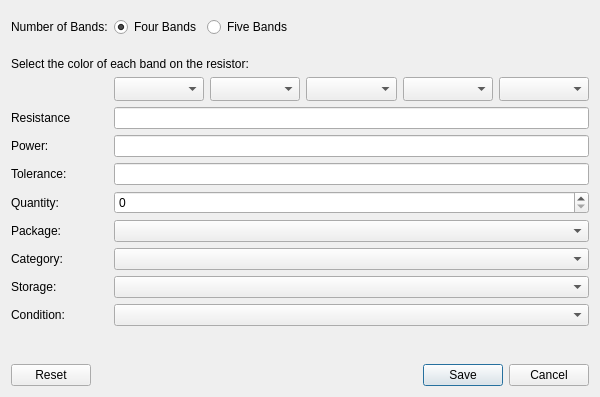
<?xml version="1.0" encoding="UTF-8"?>
<ui version="4.0">
 <class>QuickAddResistorDialog</class>
 <widget class="QDialog" name="QuickAddResistorDialog">
  <property name="geometry">
   <rect>
    <x>0</x>
    <y>0</y>
    <width>600</width>
    <height>397</height>
   </rect>
  </property>
  <property name="windowTitle">
   <string>Add resistor</string>
  </property>
  <property name="windowIcon">
   <iconset resource="../extras.qrc">
    <normaloff>:/parts/extras/category/resistor.png</normaloff>:/parts/extras/category/resistor.png</iconset>
  </property>
  <layout class="QVBoxLayout" name="verticalLayout">
   <item>
    <widget class="KMessageWidget" name="messageWidget" native="true"/>
   </item>
   <item>
    <layout class="QFormLayout" name="formLayout">
     <item row="0" column="0">
      <widget class="QLabel" name="label_7">
       <property name="text">
        <string>Number of Bands:</string>
       </property>
       <property name="buddy">
        <cstring>fourBandRadioButton</cstring>
       </property>
      </widget>
     </item>
     <item row="0" column="1">
      <layout class="QHBoxLayout" name="horizontalLayout">
       <item>
        <widget class="QRadioButton" name="fourBandRadioButton">
         <property name="text">
          <string>Four Bands</string>
         </property>
         <property name="checked">
          <bool>true</bool>
         </property>
        </widget>
       </item>
       <item>
        <widget class="QRadioButton" name="fiveBandRadioButton">
         <property name="text">
          <string>Five Bands</string>
         </property>
        </widget>
       </item>
       <item>
        <spacer name="horizontalSpacer">
         <property name="orientation">
          <enum>Qt::Horizontal</enum>
         </property>
         <property name="sizeHint" stdset="0">
          <size>
           <width>40</width>
           <height>20</height>
          </size>
         </property>
        </spacer>
       </item>
      </layout>
     </item>
     <item row="2" column="0" colspan="2">
      <widget class="QLabel" name="label_2">
       <property name="text">
        <string>Select the color of each band on the resistor:</string>
       </property>
      </widget>
     </item>
     <item row="4" column="0">
      <widget class="QLabel" name="label">
       <property name="text">
        <string>Resistance</string>
       </property>
       <property name="buddy">
        <cstring>resistorValueLineEdit</cstring>
       </property>
      </widget>
     </item>
     <item row="4" column="1">
      <widget class="QLineEdit" name="resistorValueLineEdit"/>
     </item>
     <item row="5" column="0">
      <widget class="QLabel" name="label_3">
       <property name="text">
        <string>Power:</string>
       </property>
       <property name="buddy">
        <cstring>resistorPowerRatingLineEdit</cstring>
       </property>
      </widget>
     </item>
     <item row="9" column="0">
      <widget class="QLabel" name="label_4">
       <property name="text">
        <string>Category:</string>
       </property>
       <property name="buddy">
        <cstring>partCategoryComboBox</cstring>
       </property>
      </widget>
     </item>
     <item row="9" column="1">
      <widget class="TreeViewComboBox" name="partCategoryComboBox"/>
     </item>
     <item row="10" column="0">
      <widget class="QLabel" name="label_5">
       <property name="text">
        <string>Storage:</string>
       </property>
       <property name="buddy">
        <cstring>partStorageComboBox</cstring>
       </property>
      </widget>
     </item>
     <item row="10" column="1">
      <widget class="TreeViewComboBox" name="partStorageComboBox"/>
     </item>
     <item row="11" column="0">
      <widget class="QLabel" name="label_6">
       <property name="text">
        <string>Condition:</string>
       </property>
       <property name="buddy">
        <cstring>partConditionComboBox</cstring>
       </property>
      </widget>
     </item>
     <item row="11" column="1">
      <widget class="RelationalComboBox" name="partConditionComboBox"/>
     </item>
     <item row="1" column="0">
      <widget class="QWidget" name="widget" native="true"/>
     </item>
     <item row="1" column="1">
      <spacer name="verticalSpacer_2">
       <property name="orientation">
        <enum>Qt::Vertical</enum>
       </property>
       <property name="sizeType">
        <enum>QSizePolicy::Minimum</enum>
       </property>
       <property name="sizeHint" stdset="0">
        <size>
         <width>20</width>
         <height>8</height>
        </size>
       </property>
      </spacer>
     </item>
     <item row="3" column="1">
      <widget class="QWidget" name="combosWidget" native="true">
       <property name="sizePolicy">
        <sizepolicy hsizetype="MinimumExpanding" vsizetype="Preferred">
         <horstretch>0</horstretch>
         <verstretch>0</verstretch>
        </sizepolicy>
       </property>
       <layout class="QHBoxLayout" name="combosLayout">
        <property name="spacing">
         <number>6</number>
        </property>
        <property name="leftMargin">
         <number>0</number>
        </property>
        <property name="topMargin">
         <number>0</number>
        </property>
        <property name="rightMargin">
         <number>0</number>
        </property>
        <property name="bottomMargin">
         <number>0</number>
        </property>
        <item>
         <widget class="ColorBandComboBox" name="band1ComboBox">
          <property name="sizeAdjustPolicy">
           <enum>QComboBox::AdjustToMinimumContentsLengthWithIcon</enum>
          </property>
         </widget>
        </item>
        <item>
         <widget class="ColorBandComboBox" name="band2ComboBox">
          <property name="sizeAdjustPolicy">
           <enum>QComboBox::AdjustToMinimumContentsLengthWithIcon</enum>
          </property>
         </widget>
        </item>
        <item>
         <widget class="ColorBandComboBox" name="band3ComboBox">
          <property name="sizeAdjustPolicy">
           <enum>QComboBox::AdjustToMinimumContentsLengthWithIcon</enum>
          </property>
         </widget>
        </item>
        <item>
         <widget class="ColorBandComboBox" name="multiplierBandComboBox">
          <property name="sizeAdjustPolicy">
           <enum>QComboBox::AdjustToMinimumContentsLengthWithIcon</enum>
          </property>
         </widget>
        </item>
        <item>
         <widget class="ColorBandComboBox" name="toleranceBandComboBox">
          <property name="sizeAdjustPolicy">
           <enum>QComboBox::AdjustToMinimumContentsLengthWithIcon</enum>
          </property>
         </widget>
        </item>
       </layout>
      </widget>
     </item>
     <item row="7" column="1">
      <widget class="QSpinBox" name="quantitySpinBox"/>
     </item>
     <item row="7" column="0">
      <widget class="QLabel" name="label_8">
       <property name="text">
        <string>Quantity:</string>
       </property>
       <property name="buddy">
        <cstring>quantitySpinBox</cstring>
       </property>
      </widget>
     </item>
     <item row="6" column="0">
      <widget class="QLabel" name="label_9">
       <property name="text">
        <string>Tolerance:</string>
       </property>
       <property name="buddy">
        <cstring>toleranceLineEdit</cstring>
       </property>
      </widget>
     </item>
     <item row="6" column="1">
      <widget class="QLineEdit" name="toleranceLineEdit"/>
     </item>
     <item row="5" column="1">
      <widget class="QLineEdit" name="resistorPowerRatingLineEdit">
       <property name="inputMethodHints">
        <set>Qt::ImhNone</set>
       </property>
      </widget>
     </item>
     <item row="8" column="1">
      <widget class="RelationalComboBox" name="partPackageComboBox"/>
     </item>
     <item row="8" column="0">
      <widget class="QLabel" name="label_10">
       <property name="text">
        <string>Package:</string>
       </property>
       <property name="buddy">
        <cstring>partPackageComboBox</cstring>
       </property>
      </widget>
     </item>
    </layout>
   </item>
   <item>
    <spacer name="verticalSpacer">
     <property name="orientation">
      <enum>Qt::Vertical</enum>
     </property>
     <property name="sizeType">
      <enum>QSizePolicy::MinimumExpanding</enum>
     </property>
     <property name="sizeHint" stdset="0">
      <size>
       <width>20</width>
       <height>16</height>
      </size>
     </property>
    </spacer>
   </item>
   <item>
    <widget class="QDialogButtonBox" name="buttonBox">
     <property name="orientation">
      <enum>Qt::Horizontal</enum>
     </property>
     <property name="standardButtons">
      <set>QDialogButtonBox::Cancel|QDialogButtonBox::Reset|QDialogButtonBox::Save</set>
     </property>
    </widget>
   </item>
  </layout>
  <zorder>buttonBox</zorder>
  <zorder>verticalSpacer</zorder>
  <zorder>messageWidget</zorder>
 </widget>
 <customwidgets>
  <customwidget>
   <class>TreeViewComboBox</class>
   <extends>QComboBox</extends>
   <header>widgets/treeviewcombobox.h</header>
  </customwidget>
  <customwidget>
   <class>RelationalComboBox</class>
   <extends>QComboBox</extends>
   <header>widgets/relationalcombobox.h</header>
  </customwidget>
  <customwidget>
   <class>KMessageWidget</class>
   <extends>QWidget</extends>
   <header>widgets/kmessagewidget.h</header>
   <container>1</container>
  </customwidget>
  <customwidget>
   <class>ColorBandComboBox</class>
   <extends>QComboBox</extends>
   <header>widgets/colorbandcombobox.h</header>
  </customwidget>
 </customwidgets>
 <tabstops>
  <tabstop>fourBandRadioButton</tabstop>
  <tabstop>fiveBandRadioButton</tabstop>
  <tabstop>band1ComboBox</tabstop>
  <tabstop>band2ComboBox</tabstop>
  <tabstop>band3ComboBox</tabstop>
  <tabstop>multiplierBandComboBox</tabstop>
  <tabstop>toleranceBandComboBox</tabstop>
  <tabstop>resistorValueLineEdit</tabstop>
  <tabstop>resistorPowerRatingLineEdit</tabstop>
  <tabstop>toleranceLineEdit</tabstop>
  <tabstop>quantitySpinBox</tabstop>
  <tabstop>partPackageComboBox</tabstop>
  <tabstop>partCategoryComboBox</tabstop>
  <tabstop>partStorageComboBox</tabstop>
  <tabstop>partConditionComboBox</tabstop>
 </tabstops>
 <resources>
  <include location="../extras.qrc"/>
 </resources>
 <connections>
  <connection>
   <sender>buttonBox</sender>
   <signal>rejected()</signal>
   <receiver>QuickAddResistorDialog</receiver>
   <slot>reject()</slot>
   <hints>
    <hint type="sourcelabel">
     <x>343</x>
     <y>343</y>
    </hint>
    <hint type="destinationlabel">
     <x>286</x>
     <y>274</y>
    </hint>
   </hints>
  </connection>
 </connections>
</ui>
